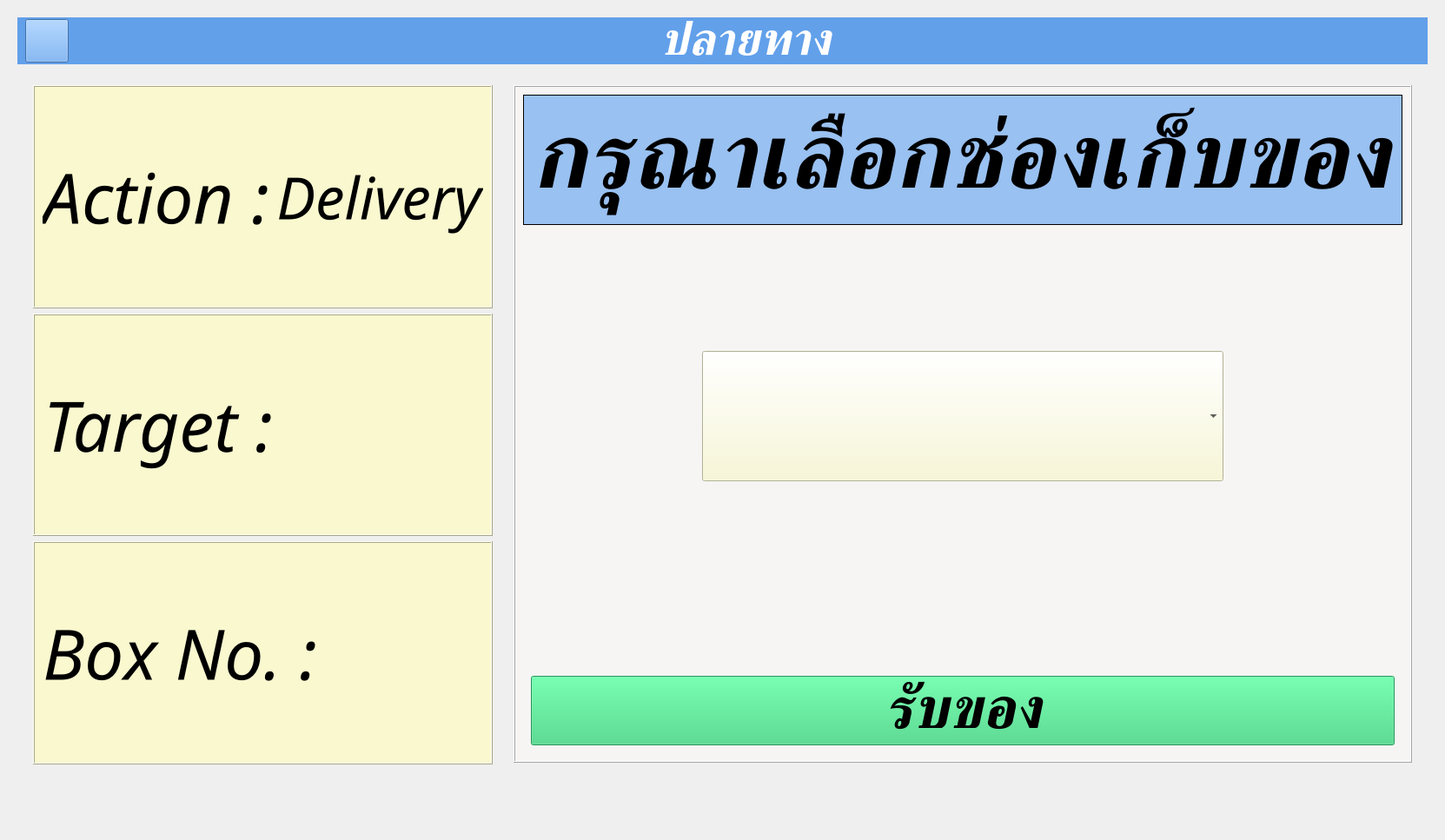
         <widget class="QWidget" name="receive_page">
          <layout class="QVBoxLayout" name="verticalLayout_12">
           <item>
            <widget class="QFrame" name="frame_27">
             <layout class="QVBoxLayout" name="verticalLayout_10">
              <item>
               <widget class="QFrame" name="frame_28">
                <property name="maximumSize">
                 <size>
                  <width>16777215</width>
                  <height>100</height>
                 </size>
                </property>
                <property name="styleSheet">
                 <string notr="true">
background-color: rgb(98, 160, 234);</string>
                </property>
                <property name="frameShape">
                 <enum>QFrame::Shape::NoFrame</enum>
                </property>
                <layout class="QHBoxLayout" name="horizontalLayout_6">
                 <property name="topMargin">
                  <number>0</number>
                 </property>
                 <property name="bottomMargin">
                  <number>0</number>
                 </property>
                 <item>
                  <widget class="QPushButton" name="mpBacktoHomePageBtn_3">
                   <property name="minimumSize">
                    <size>
                     <width>50</width>
                     <height>50</height>
                    </size>
                   </property>
                   <property name="maximumSize">
                    <size>
                     <width>50</width>
                     <height>50</height>
                    </size>
                   </property>
                   <property name="text">
                    <string/>
                   </property>
                   <property name="icon">
                    <iconset resource="resources.qrc">
                     <normaloff>:/white/icons_white/font_awesome/solid/angle-left.png</normaloff>:/white/icons_white/font_awesome/solid/angle-left.png</iconset>
                   </property>
                   <property name="iconSize">
                    <size>
                     <width>40</width>
                     <height>40</height>
                    </size>
                   </property>
                  </widget>
                 </item>
                 <item alignment="Qt::AlignmentFlag::AlignHCenter">
                  <widget class="QLabel" name="label_8">
                   <property name="sizePolicy">
                    <sizepolicy hsizetype="Expanding" vsizetype="Preferred">
                     <horstretch>0</horstretch>
                     <verstretch>0</verstretch>
                    </sizepolicy>
                   </property>
                   <property name="maximumSize">
                    <size>
                     <width>16777215</width>
                     <height>100</height>
                    </size>
                   </property>
                   <property name="font">
                    <font>
                     <family>Ubuntu Sans</family>
                     <pointsize>40</pointsize>
                     <italic>true</italic>
                     <bold>true</bold>
                    </font>
                   </property>
                   <property name="styleSheet">
                    <string notr="true">color: rgb(255, 255, 255);</string>
                   </property>
                   <property name="text">
                    <string>ปลายทาง</string>
                   </property>
                  </widget>
                 </item>
                </layout>
               </widget>
              </item>
              <item>
               <widget class="QFrame" name="frame_29">
                <property name="sizePolicy">
                 <sizepolicy hsizetype="Preferred" vsizetype="Expanding">
                  <horstretch>0</horstretch>
                  <verstretch>0</verstretch>
                 </sizepolicy>
                </property>
                <property name="frameShape">
                 <enum>QFrame::Shape::NoFrame</enum>
                </property>
                <layout class="QHBoxLayout" name="horizontalLayout_16">
                 <item alignment="Qt::AlignmentFlag::AlignTop">
                  <widget class="QFrame" name="frame_30">
                   <property name="sizePolicy">
                    <sizepolicy hsizetype="Preferred" vsizetype="Fixed">
                     <horstretch>0</horstretch>
                     <verstretch>0</verstretch>
                    </sizepolicy>
                   </property>
                   <property name="minimumSize">
                    <size>
                     <width>0</width>
                     <height>800</height>
                    </size>
                   </property>
                   <property name="frameShape">
                    <enum>QFrame::Shape::NoFrame</enum>
                   </property>
                   <layout class="QVBoxLayout" name="verticalLayout_14">
                    <item>
                     <widget class="QFrame" name="frame_24">
                      <property name="styleSheet">
                       <string notr="true">background-color: rgb(249, 248, 207);</string>
                      </property>
                      <property name="frameShape">
                       <enum>QFrame::Shape::Box</enum>
                      </property>
                      <property name="frameShadow">
                       <enum>QFrame::Shadow::Raised</enum>
                      </property>
                      <layout class="QHBoxLayout" name="horizontalLayout_20">
                       <item>
                        <widget class="QLabel" name="label_12">
                         <property name="font">
                          <font>
                           <family>Ubuntu Sans</family>
                           <pointsize>60</pointsize>
                           <italic>true</italic>
                          </font>
                         </property>
                         <property name="text">
                          <string>Action :</string>
                         </property>
                         <property name="alignment">
                          <set>Qt::AlignmentFlag::AlignRight|Qt::AlignmentFlag::AlignTrailing|Qt::AlignmentFlag::AlignVCenter</set>
                         </property>
                        </widget>
                       </item>
                       <item>
                        <widget class="QLabel" name="label_13">
                         <property name="font">
                          <font>
                           <family>Ubuntu Sans</family>
                           <pointsize>50</pointsize>
                           <italic>true</italic>
                          </font>
                         </property>
                         <property name="text">
                          <string>Delivery</string>
                         </property>
                         <property name="alignment">
                          <set>Qt::AlignmentFlag::AlignCenter</set>
                         </property>
                        </widget>
                       </item>
                      </layout>
                     </widget>
                    </item>
                    <item>
                     <widget class="QFrame" name="frame_7">
                      <property name="sizePolicy">
                       <sizepolicy hsizetype="Preferred" vsizetype="Preferred">
                        <horstretch>0</horstretch>
                        <verstretch>0</verstretch>
                       </sizepolicy>
                      </property>
                      <property name="styleSheet">
                       <string notr="true">background-color: rgb(249, 248, 207);</string>
                      </property>
                      <property name="frameShape">
                       <enum>QFrame::Shape::Box</enum>
                      </property>
                      <property name="frameShadow">
                       <enum>QFrame::Shadow::Raised</enum>
                      </property>
                      <layout class="QHBoxLayout" name="horizontalLayout_15">
                       <item>
                        <widget class="QLabel" name="label">
                         <property name="font">
                          <font>
                           <family>Ubuntu Sans</family>
                           <pointsize>60</pointsize>
                           <italic>true</italic>
                          </font>
                         </property>
                         <property name="text">
                          <string>Target :</string>
                         </property>
                         <property name="alignment">
                          <set>Qt::AlignmentFlag::AlignRight|Qt::AlignmentFlag::AlignTrailing|Qt::AlignmentFlag::AlignVCenter</set>
                         </property>
                        </widget>
                       </item>
                       <item>
                        <widget class="QLabel" name="mpTargetTextLb">
                         <property name="font">
                          <font>
                           <family>Ubuntu Sans</family>
                           <pointsize>60</pointsize>
                           <italic>true</italic>
                          </font>
                         </property>
                         <property name="text">
                          <string/>
                         </property>
                         <property name="alignment">
                          <set>Qt::AlignmentFlag::AlignCenter</set>
                         </property>
                        </widget>
                       </item>
                      </layout>
                     </widget>
                    </item>
                    <item>
                     <widget class="QFrame" name="frame_23">
                      <property name="sizePolicy">
                       <sizepolicy hsizetype="Preferred" vsizetype="Preferred">
                        <horstretch>0</horstretch>
                        <verstretch>0</verstretch>
                       </sizepolicy>
                      </property>
                      <property name="styleSheet">
                       <string notr="true">background-color: rgb(249, 248, 207);</string>
                      </property>
                      <property name="frameShape">
                       <enum>QFrame::Shape::Box</enum>
                      </property>
                      <property name="frameShadow">
                       <enum>QFrame::Shadow::Raised</enum>
                      </property>
                      <layout class="QHBoxLayout" name="horizontalLayout_19">
                       <item>
                        <widget class="QLabel" name="label_9">
                         <property name="font">
                          <font>
                           <family>Ubuntu Sans</family>
                           <pointsize>60</pointsize>
                           <italic>true</italic>
                          </font>
                         </property>
                         <property name="text">
                          <string>Box No. :</string>
                         </property>
                         <property name="alignment">
                          <set>Qt::AlignmentFlag::AlignRight|Qt::AlignmentFlag::AlignTrailing|Qt::AlignmentFlag::AlignVCenter</set>
                         </property>
                        </widget>
                       </item>
                       <item>
                        <widget class="QLabel" name="mpBoxTextLb">
                         <property name="font">
                          <font>
                           <pointsize>60</pointsize>
                           <italic>true</italic>
                          </font>
                         </property>
                         <property name="text">
                          <string/>
                         </property>
                         <property name="alignment">
                          <set>Qt::AlignmentFlag::AlignCenter</set>
                         </property>
                        </widget>
                       </item>
                      </layout>
                     </widget>
                    </item>
                   </layout>
                  </widget>
                 </item>
                 <item alignment="Qt::AlignmentFlag::AlignTop">
                  <widget class="QFrame" name="frame_31">
                   <property name="sizePolicy">
                    <sizepolicy hsizetype="Preferred" vsizetype="Fixed">
                     <horstretch>0</horstretch>
                     <verstretch>0</verstretch>
                    </sizepolicy>
                   </property>
                   <property name="minimumSize">
                    <size>
                     <width>0</width>
                     <height>800</height>
                    </size>
                   </property>
                   <property name="frameShape">
                    <enum>QFrame::Shape::NoFrame</enum>
                   </property>
                   <layout class="QVBoxLayout" name="verticalLayout_11">
                    <property name="bottomMargin">
                     <number>60</number>
                    </property>
                    <item>
                     <widget class="QFrame" name="frame_45">
                      <property name="minimumSize">
                       <size>
                        <width>0</width>
                        <height>780</height>
                       </size>
                      </property>
                      <property name="font">
                       <font>
                        <pointsize>15</pointsize>
                       </font>
                      </property>
                      <property name="styleSheet">
                       <string notr="true">background-color: rgb(246, 245, 244);</string>
                      </property>
                      <property name="frameShape">
                       <enum>QFrame::Shape::Box</enum>
                      </property>
                      <property name="frameShadow">
                       <enum>QFrame::Shadow::Raised</enum>
                      </property>
                      <layout class="QVBoxLayout" name="verticalLayout_13">
                       <item>
                        <widget class="QFrame" name="frame_44">
                         <property name="maximumSize">
                          <size>
                           <width>16777215</width>
                           <height>150</height>
                          </size>
                         </property>
                         <property name="font">
                          <font>
                           <family>Ubuntu Sans</family>
                           <pointsize>30</pointsize>
                          </font>
                         </property>
                         <property name="styleSheet">
                          <string notr="true">background-color: rgb(153, 193, 241);</string>
                         </property>
                         <property name="frameShape">
                          <enum>QFrame::Shape::Box</enum>
                         </property>
                         <layout class="QVBoxLayout" name="verticalLayout_16">
                          <item alignment="Qt::AlignmentFlag::AlignHCenter">
                           <widget class="QLabel" name="label_10">
                            <property name="sizePolicy">
                             <sizepolicy hsizetype="Preferred" vsizetype="Expanding">
                              <horstretch>0</horstretch>
                              <verstretch>0</verstretch>
                             </sizepolicy>
                            </property>
                            <property name="maximumSize">
                             <size>
                              <width>16777215</width>
                              <height>150</height>
                             </size>
                            </property>
                            <property name="font">
                             <font>
                              <family>Ubuntu Sans</family>
                              <pointsize>80</pointsize>
                              <italic>true</italic>
                              <bold>true</bold>
                             </font>
                            </property>
                            <property name="text">
                             <string>กรุณาเลือกช่องเก็บของ</string>
                            </property>
                           </widget>
                          </item>
                         </layout>
                        </widget>
                       </item>
                       <item alignment="Qt::AlignmentFlag::AlignBottom">
                        <widget class="QFrame" name="frame_46">
                         <property name="maximumSize">
                          <size>
                           <width>16777215</width>
                           <height>16777215</height>
                          </size>
                         </property>
                         <property name="frameShape">
                          <enum>QFrame::Shape::NoFrame</enum>
                         </property>
                         <layout class="QHBoxLayout" name="horizontalLayout_3">
                          <item>
                           <widget class="QComboBox" name="mpBoxNumberCb">
                            <property name="minimumSize">
                             <size>
                              <width>400</width>
                              <height>150</height>
                             </size>
                            </property>
                            <property name="maximumSize">
                             <size>
                              <width>600</width>
                              <height>16777215</height>
                             </size>
                            </property>
                            <property name="font">
                             <font>
                              <family>TH Sarabun New</family>
                              <pointsize>60</pointsize>
                              <italic>true</italic>
                              <bold>true</bold>
                             </font>
                            </property>
                            <property name="layoutDirection">
                             <enum>Qt::LayoutDirection::LeftToRight</enum>
                            </property>
                            <property name="styleSheet">
                             <string notr="true">background-color: rgb(249, 248, 207);</string>
                            </property>
                            <property name="currentText">
                             <string/>
                            </property>
                            <property name="maxCount">
                             <number>10</number>
                            </property>
                            <property name="frame">
                             <bool>true</bool>
                            </property>
                           </widget>
                          </item>
                         </layout>
                        </widget>
                       </item>
                       <item alignment="Qt::AlignmentFlag::AlignBottom">
                        <widget class="QFrame" name="frame_33">
                         <property name="minimumSize">
                          <size>
                           <width>0</width>
                           <height>50</height>
                          </size>
                         </property>
                         <property name="frameShape">
                          <enum>QFrame::Shape::NoFrame</enum>
                         </property>
                         <layout class="QHBoxLayout" name="horizontalLayout_18">
                          <item>
                           <widget class="QPushButton" name="mpReceiveOkBtn">
                            <property name="minimumSize">
                             <size>
                              <width>150</width>
                              <height>80</height>
                             </size>
                            </property>
                            <property name="font">
                             <font>
                              <family>Ubuntu Sans</family>
                              <pointsize>50</pointsize>
                              <italic>true</italic>
                              <bold>true</bold>
                             </font>
                            </property>
                            <property name="styleSheet">
                             <string notr="true">
background-color: rgb(51, 209, 122);</string>
                            </property>
                            <property name="text">
                             <string>รับของ</string>
                            </property>
                           </widget>
                          </item>
                         </layout>
                        </widget>
                       </item>
                      </layout>
                     </widget>
                    </item>
                   </layout>
                  </widget>
                 </item>
                </layout>
               </widget>
              </item>
             </layout>
            </widget>
           </item>
          </layout>
         </widget>
